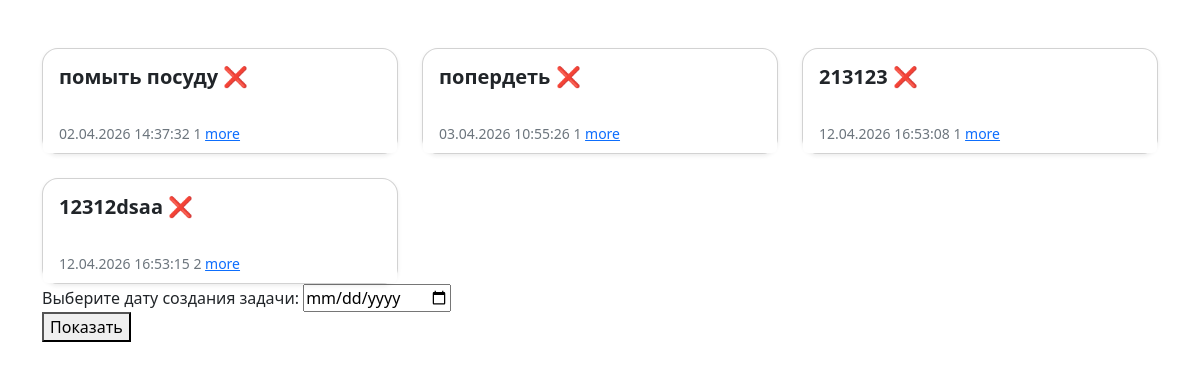
Screenshot of /list/ (signed in) with the database file from the repository.
### content/models.py (models this page shows, shortened)
class Task(models.Model):
    user = models.ForeignKey(User, on_delete=models.CASCADE)
    name = models.CharField(max_length=55)
    slot = models.IntegerField(default=1)
    day = models.DateField()
    is_completed = models.BooleanField(default=False)
    created = models.DateTimeField(auto_now_add=True)
    class Meta:
        constraints = [
            models.UniqueConstraint(
                fields=["user", "day", "slot"],
                name="unique_user_day_slot"
            )
        ]

### content/views.py (the view)
# urls.py: path("list/", contentviews.all_task, name="list"),
def all_task(request):
    if not request.user.is_authenticated:
        return redirect("login")
    tasks = Task.objects.filter(user=request.user)
    return render(request, "content/all_tasks.html", {"tasks": tasks})

### templates/content/all_tasks.html (shortened to what this page needs)
<!DOCTYPE html>
<html lang="en">
<head>
    <link href="https://cdn.jsdelivr.net/npm/bootstrap@5.3.2/dist/css/bootstrap.min.css" rel="stylesheet">
</head>
<body>
<div class="container mt-5">
    {% if tasks %}
        <div class="row g-4">
            {% for task in tasks %}
            <div class="col-md-6 col-lg-4">
                <div class="card shadow-sm h-100 rounded-4">
                    <div class="card-body">
                        <h5 class="card-title fw-bold">
                            {{ task.name }} {% if task.is_completed %}
                                ✅
                            {% else %}
                                ❌
                            {% endif %}
                        </h5>
                    </div>
                    <div class="card-footer bg-white border-0">
                        <small class="text-secondary">
                            {{ task.created|date:"d.m.Y H:i:s" }}
                            {{ task.slot }}
                            <a href="{% url 'tasks_by_date_and_slot' task.created|date:'Y-m-d' task.slot %}">
                                more
                            </a>
                        </small>
                    </div>
                </div>
            </div>
            {% endfor %}
        </div>
    <form id="dateForm">
  <div>
    <label for="task">Выберите дату создания задачи:</label>
    <input
      type="date"
      id="task"
      name="task"
      min="{{ request.user.date_joined|date:'Y-m-d' }}"
      max="{{ today|date:'Y-m-d' }}"
      required
    />
  </div>
  <div>
    <button type="submit">Показать</button>
  </div>
</form>
</div>
    {% else %}
        <div class="text-center mt-5">
            <h2 class="text-muted">Задач не найдено</h2>
        </div>
    {% endif %}
</body>
</html>

### rows the page displays
Task: name "помыть посуду", created "02.04.2026 14:37:32", slot "1"
Task: name "попердеть", created "03.04.2026 10:55:26", slot "1"
Task: name "213123", created "12.04.2026 16:53:08", slot "1"
Task: name "12312dsaa", created "12.04.2026 16:53:15", slot "2"
